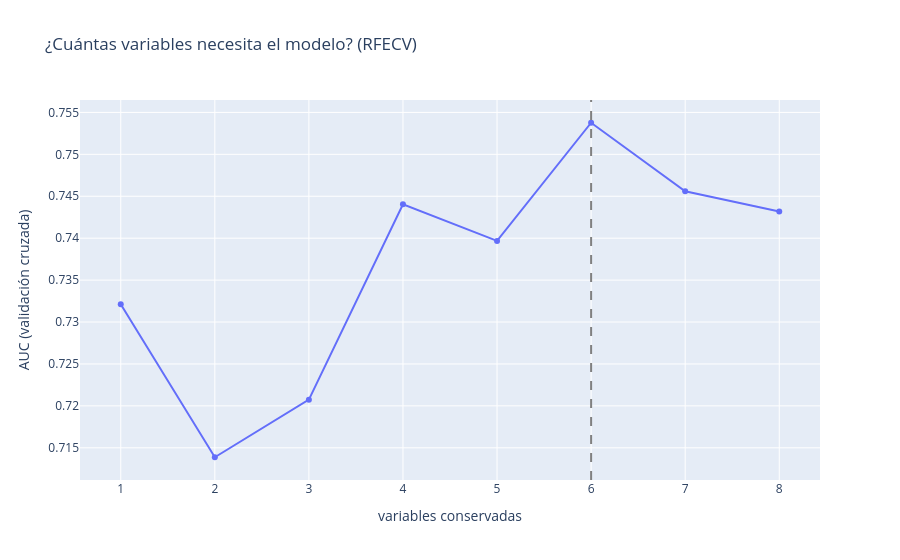

The code cell stored with this chart in its notebook:
### Code cell
curva = pd.DataFrame({
    'variables conservadas': range(1, len(rfecv.cv_results_['mean_test_score']) + 1),
    'AUC (validación cruzada)': rfecv.cv_results_['mean_test_score'],
})
fig = px.line(curva, x='variables conservadas', y='AUC (validación cruzada)', markers=True,
              title='¿Cuántas variables necesita el modelo? (RFECV)')
fig.add_vline(x=int(rfecv.n_features_), line_dash='dash', line_color='gray')
fig.show()

### Figure 1 — Plotly figure (JSON) as saved in the notebook; plotly's stock layout.template omitted (floating-point values rounded to 4 significant figures)
{"data": [{"hovertemplate": "variables conservadas=%{x}<br>AUC (validación cruzada)=%{y}<extra></extra>", "legendgroup": "", "line": {"color": "#636efa", "dash": "solid"}, "marker": {"symbol": "circle"}, "mode": "lines+markers", "name": "", "orientation": "v", "showlegend": false, "type": "scatter", "x": [1, 2, 3, 4, 5, 6, 7, 8], "xaxis": "x", "y": [0.7321, 0.7139, 0.7207, 0.744, 0.7397, 0.7538, 0.7456, 0.7432], "yaxis": "y"}], "layout": {"legend": {"tracegroupgap": 0}, "shapes": [{"line": {"color": "gray", "dash": "dash"}, "type": "line", "x0": 6, "x1": 6, "xref": "x", "y0": 0, "y1": 1, "yref": "y domain"}], "title": {"text": "¿Cuántas variables necesita el modelo? (RFECV)"}, "xaxis": {"anchor": "y", "domain": [0, 1], "title": {"text": "variables conservadas"}}, "yaxis": {"anchor": "x", "domain": [0, 1], "title": {"text": "AUC (validación cruzada)"}}}}
